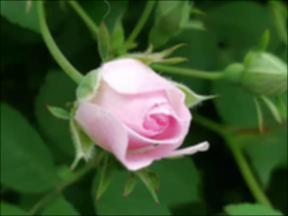
%> input picture 07大四上/0703数字图像处理/实验/实验4/frose.jpg, 288 x 216 px
$ octave lab4_1.m   (GNU Octave 9; MATLAB toolbox functions it lacks are replaced by stand-ins)
%> lines starting %> are read from the running program, lines starting %| are printed output that depends on the picture; in (x1, y1, x2, y2) boxes, pixels count from 0 and x2, y2 are one past the last pixel; in counts of white or black regions, pixels touching at a corner belong together; the program's own positions count from 1
I=imread('frose.jpg');
%> I is the input picture: size 216x288x3 uint8; mean R, G, B 65.6, 87.8, 51.1
a=rgb2gray(I);
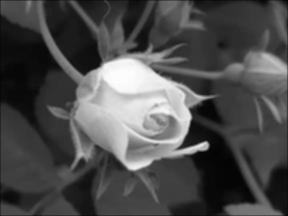
%> a: size 216x288 uint8; min 1, max 254, mean 76.9
level = graythresh(a);
%> level = 0.463
b=imbinarize(a,level);
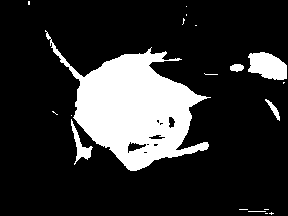
%> b: size 216x288 logical; 18.5% white; 19 white regions (14 under 20 px), largest, box (x1, y1, x2, y2) and area: (45, 30, 211, 171) 10161, (248, 52, 287, 80) 808, (71, 119, 93, 165) 288, (265, 99, 280, 121) 98, (230, 64, 244, 72) 86
subplot (131),imshow(I),title("原图像");
subplot (132), imshow (a),title("灰度图像");
subplot (133),imshow(b),title("outs图像");
